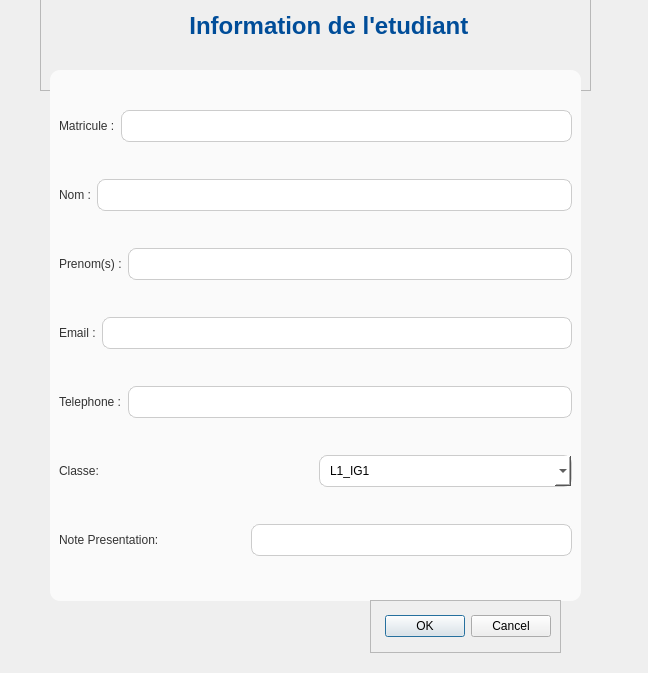
<?xml version="1.0" encoding="UTF-8"?>
<ui version="4.0">
 <class>modif_etudiant</class>
 <widget class="QDialog" name="modif_etudiant">
  <property name="geometry">
   <rect>
    <x>0</x>
    <y>0</y>
    <width>648</width>
    <height>673</height>
   </rect>
  </property>
  <property name="windowTitle">
   <string>Dialog</string>
  </property>
  <widget class="QWidget" name="widget" native="true">
   <property name="geometry">
    <rect>
     <x>10</x>
     <y>0</y>
     <width>601</width>
     <height>661</height>
    </rect>
   </property>
   <property name="styleSheet">
    <string notr="true">QDWidget {
    /* Bleu très clair pour le fond de la fenêtre */
    background-color: #E6F7FF; 
    border-radius: 12px; 
}</string>
   </property>
   <widget class="QFrame" name="frame">
    <property name="geometry">
     <rect>
      <x>30</x>
      <y>-50</y>
      <width>551</width>
      <height>141</height>
     </rect>
    </property>
    <property name="styleSheet">
     <string notr="true">QLabel#label {
    /* Couleur du texte, cohérente avec votre interface */
    color: #004D99; 
    /* Taille de police beaucoup plus grande */
    font-size: 24px; 
    /* Police en gras */
    font-weight: bold;
    /* Marge interne pour l'espacement */
    padding: 20px 0 10px 20px;
}</string>
    </property>
    <property name="frameShape">
     <enum>QFrame::Shape::StyledPanel</enum>
    </property>
    <property name="frameShadow">
     <enum>QFrame::Shadow::Raised</enum>
    </property>
    <layout class="QVBoxLayout" name="verticalLayout_2">
     <item>
      <widget class="QLabel" name="label">
       <property name="styleSheet">
        <string notr="true"/>
       </property>
       <property name="text">
        <string> Information de l'etudiant</string>
       </property>
       <property name="alignment">
        <set>Qt::AlignmentFlag::AlignCenter</set>
       </property>
      </widget>
     </item>
    </layout>
   </widget>
   <widget class="QFrame" name="frame_2">
    <property name="geometry">
     <rect>
      <x>40</x>
      <y>70</y>
      <width>531</width>
      <height>531</height>
     </rect>
    </property>
    <property name="styleSheet">
     <string notr="true">QLabel{
color:#333333;
QLabel	font-size:14px;
font: 700 9pt &quot;Segoe UI&quot;;
}
QLineEdit, QComboBox {
    /* Hauteur standard pour le champ */
    min-height: 30px; 
    /* Arrière-plan */
    background-color: white; 
    /* Bordure fine */
    border: 1px solid #CCCCCC;
    /* Coins légèrement arrondis */
    border-radius: 8px; 
    /* Espace interne pour le texte */
    padding: 0 10px; 
}

/* Style au survol ou à la sélection pour un feedback visuel */
QLineEdit:focus, QComboBox:focus {
    border: 2px solid #007BFF; /* Bordure bleue plus épaisse */
}
QFrame {
    /* Blanc cassé pour le conteneur des champs */
    background-color: #FAFAFA; 
    border-radius: 10px; /* Optionnel : pour les bords internes */
    /* Ajouter un peu d'ombre pour le faire ressortir (un peu plus complexe, mais très bel effet) */
    /* box-shadow: 2px 2px 5px rgba(0, 0, 0, 0.1); */
}</string>
    </property>
    <property name="frameShape">
     <enum>QFrame::Shape::StyledPanel</enum>
    </property>
    <property name="frameShadow">
     <enum>QFrame::Shadow::Raised</enum>
    </property>
    <layout class="QVBoxLayout" name="verticalLayout">
     <item>
      <layout class="QHBoxLayout" name="horizontalLayout">
       <item>
        <widget class="QLabel" name="label_2">
         <property name="text">
          <string>Matricule :</string>
         </property>
        </widget>
       </item>
       <item>
        <widget class="QLineEdit" name="lineEdit"/>
       </item>
      </layout>
     </item>
     <item>
      <layout class="QHBoxLayout" name="horizontalLayout_2">
       <item>
        <widget class="QLabel" name="label_3">
         <property name="text">
          <string>Nom :</string>
         </property>
        </widget>
       </item>
       <item>
        <widget class="QLineEdit" name="lineEdit_2"/>
       </item>
      </layout>
     </item>
     <item>
      <layout class="QHBoxLayout" name="horizontalLayout_3">
       <item>
        <widget class="QLabel" name="label_4">
         <property name="text">
          <string>Prenom(s) :</string>
         </property>
        </widget>
       </item>
       <item>
        <widget class="QLineEdit" name="lineEdit_3"/>
       </item>
      </layout>
     </item>
     <item>
      <layout class="QHBoxLayout" name="horizontalLayout_4">
       <item>
        <widget class="QLabel" name="label_5">
         <property name="text">
          <string>Email :</string>
         </property>
        </widget>
       </item>
       <item>
        <widget class="QLineEdit" name="lineEdit_4"/>
       </item>
      </layout>
     </item>
     <item>
      <layout class="QHBoxLayout" name="horizontalLayout_5">
       <item>
        <widget class="QLabel" name="label_6">
         <property name="text">
          <string>Telephone :</string>
         </property>
        </widget>
       </item>
       <item>
        <widget class="QLineEdit" name="lineEdit_5"/>
       </item>
      </layout>
     </item>
     <item>
      <layout class="QHBoxLayout" name="horizontalLayout_6">
       <item>
        <widget class="QLabel" name="label_7">
         <property name="text">
          <string>Classe:</string>
         </property>
        </widget>
       </item>
       <item>
        <widget class="QComboBox" name="comboBox_classe">
         <item>
          <property name="text">
           <string>L1_IG1</string>
          </property>
         </item>
         <item>
          <property name="text">
           <string>L1_IG2</string>
          </property>
         </item>
         <item>
          <property name="text">
           <string>L1_PRO1</string>
          </property>
         </item>
         <item>
          <property name="text">
           <string>L1_PRO2</string>
          </property>
         </item>
         <item>
          <property name="text">
           <string>L1_MDI1</string>
          </property>
         </item>
         <item>
          <property name="text">
           <string>L1_MDI2</string>
          </property>
         </item>
         <item>
          <property name="text">
           <string>M1_IG1</string>
          </property>
         </item>
         <item>
          <property name="text">
           <string>M1_IG2</string>
          </property>
         </item>
         <item>
          <property name="text">
           <string>M1_GB1</string>
          </property>
         </item>
         <item>
          <property name="text">
           <string>M1_GB2</string>
          </property>
         </item>
         <item>
          <property name="text">
           <string>M_1ASR</string>
          </property>
         </item>
         <item>
          <property name="text">
           <string>M1_GID</string>
          </property>
         </item>
         <item>
          <property name="text">
           <string>M1_OCC</string>
          </property>
         </item>
        </widget>
       </item>
      </layout>
     </item>
     <item>
      <layout class="QHBoxLayout" name="horizontalLayout_7">
       <item>
        <widget class="QLabel" name="label_8">
         <property name="text">
          <string>Note Presentation:                          </string>
         </property>
        </widget>
       </item>
       <item>
        <widget class="QLineEdit" name="lineEdit_6"/>
       </item>
      </layout>
     </item>
    </layout>
   </widget>
   <widget class="QFrame" name="frame_3">
    <property name="geometry">
     <rect>
      <x>360</x>
      <y>600</y>
      <width>191</width>
      <height>53</height>
     </rect>
    </property>
    <property name="styleSheet">
     <string notr="true">QDialogButtonBox{
background-color: #28a745; 
color: white;
 border-radius: 8px;
 font-weight: bold;
 padding: 5px 15px;
}</string>
    </property>
    <property name="frameShape">
     <enum>QFrame::Shape::StyledPanel</enum>
    </property>
    <property name="frameShadow">
     <enum>QFrame::Shadow::Raised</enum>
    </property>
    <layout class="QVBoxLayout" name="verticalLayout_3">
     <item>
      <widget class="QDialogButtonBox" name="buttonBox">
       <property name="orientation">
        <enum>Qt::Orientation::Horizontal</enum>
       </property>
       <property name="standardButtons">
        <set>QDialogButtonBox::StandardButton::Cancel|QDialogButtonBox::StandardButton::Ok</set>
       </property>
      </widget>
     </item>
    </layout>
   </widget>
  </widget>
 </widget>
 <resources/>
 <connections/>
</ui>
